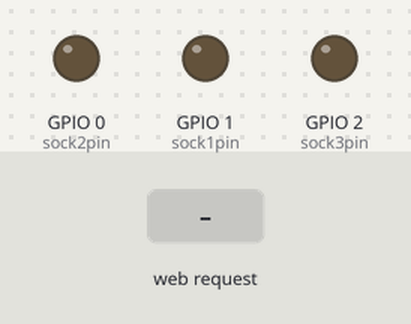
The sketch below on a simulated ESP8266 (NodeMCU). Parts: output pins drawn as LEDs (lit = HIGH). Inputs (shaded band) come from the test bench. WiFi joins after 1.5 s; servers stay silent unless stated; what the sketch prints to the serial monitor is not drawn.

Above: at 1.7 s.
1.8 s: HTTP request GET /control/?socket_pin_1=1 received
At 3.0 s:
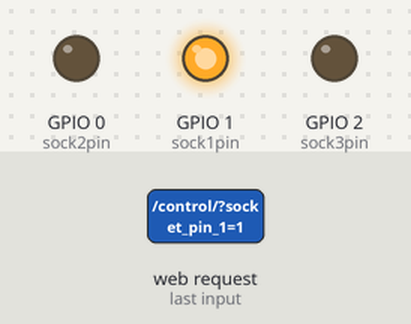
3.3 s: HTTP request GET /control/?socket_pin_3=1 received
At 4.3 s:
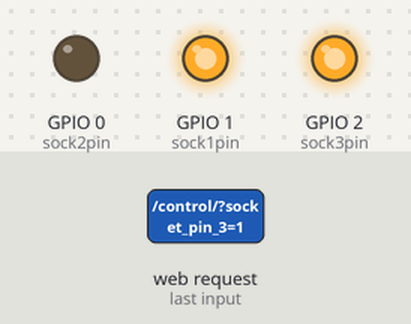
4.8 s: HTTP request GET /control/?socket_pin_1=0 received
At 5.4 s:
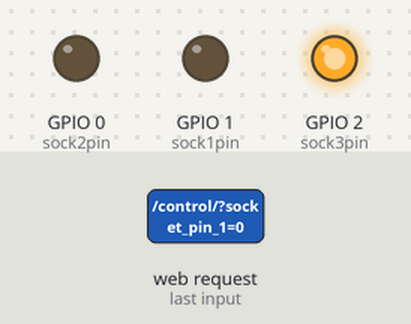
6.3 s: HTTP request GET /control/?socket_pin_3=0 received
At 6.6 s:
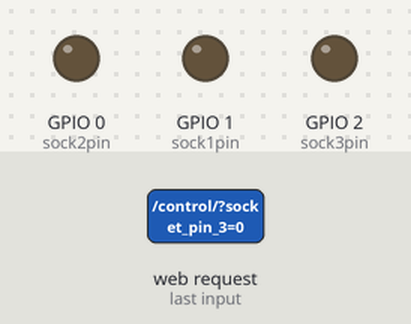
7.8 s: HTTP request GET /control/?socket_pin_1=1&socket_pin_3=1 received
At 8.9 s:
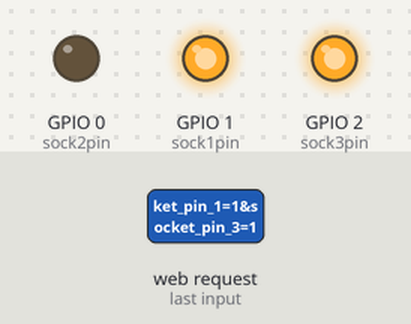
Timing chart, 0 to 10.3 s (numbered marks = the images above; inputs shaded):
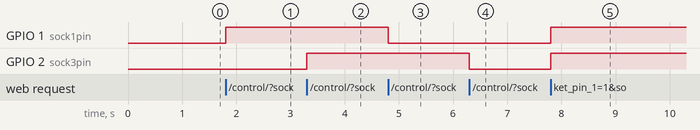

Measured:
- after the input at 1.8 s, GPIO 1 (sock1pin): LOW → HIGH at once
- after the input at 3.3 s, GPIO 2 (sock3pin): LOW → HIGH at once
- after the input at 4.8 s, GPIO 1 (sock1pin): HIGH → LOW at once
- after the input at 6.3 s, GPIO 2 (sock3pin): HIGH → LOW at once
- after the input at 7.8 s, GPIO 1 (sock1pin), GPIO 2 (sock3pin): LOW → HIGH at once

The sketch:

Test_socket.ino
```cpp
#include <ESP8266WiFi.h>
#include <WiFiClient.h>
#include <ESP8266WebServer.h>
#include <ESP8266HTTPClient.h>


int sock2pin = 0; // D0
int sock1pin = 1; // D1
int sock3pin = 2; // D2

IPAddress staticIP(192, 168, 1, 105); //ESP static ip
IPAddress gateway(192, 168, 1, 1);   //IP Address of your WiFi Router (Gateway)
IPAddress subnet(255, 255, 255, 0);  //Subnet mask
IPAddress dns(8, 8, 8, 8);  //DNS

const char* ssid = "Akylly_Ahal_1";
const char* password = "akylly_ahal_1";
const char* deviceName = "Socket_control";
String serverUrl = "192.168.1.252";
String payload;
String device_key = "socket_control_esp";

ESP8266WebServer server(80);

void handleDevice() {
  String socket1 = server.arg("socket_pin_1");
  String socket2 = server.arg("socket_pin_iki");
  String socket3 = server.arg("socket_pin_3");

  socket1.trim();
  socket2.trim();
  socket3.trim();

    if(socket1 == "1"){
        digitalWrite(sock1pin,1);
    }
    else if(socket1 == "0"){
        digitalWrite(sock1pin,0);
    }
    if(socket2 == "1"){
        digitalWrite(sock2pin,1);
    }
    else if(socket2 == "0"){
        digitalWrite(sock2pin,0);
    }
    if(socket3 == "1"){
        digitalWrite(sock3pin,1);
    }
    else if(socket3 == "0"){
        digitalWrite(sock3pin,0);
    }
  server.send(200, "text/html", "OK");
}


void handlePong() {
 server.send(200, "text/html", device_key);
}


void setup() {
  Serial.begin(115200);
  delay(10);

  pinMode(sock1pin, OUTPUT);
  pinMode(sock2pin, OUTPUT);
  pinMode(sock3pin, OUTPUT);


  WiFi.begin(ssid, password);
  Serial.println("");
  WiFi.disconnect();
  WiFi.config(staticIP, subnet, gateway, dns);
  WiFi.begin(ssid, password);

  WiFi.mode(WIFI_STA);

  delay(500);
  Serial.println("");
  Serial.println("WiFi connected");

  Serial.print(WiFi.localIP());
  server.on("/ping/", handlePong);
  server.on("/control/", handleDevice);
  server.begin();
}

void loop() {
  server.handleClient();

}
```
